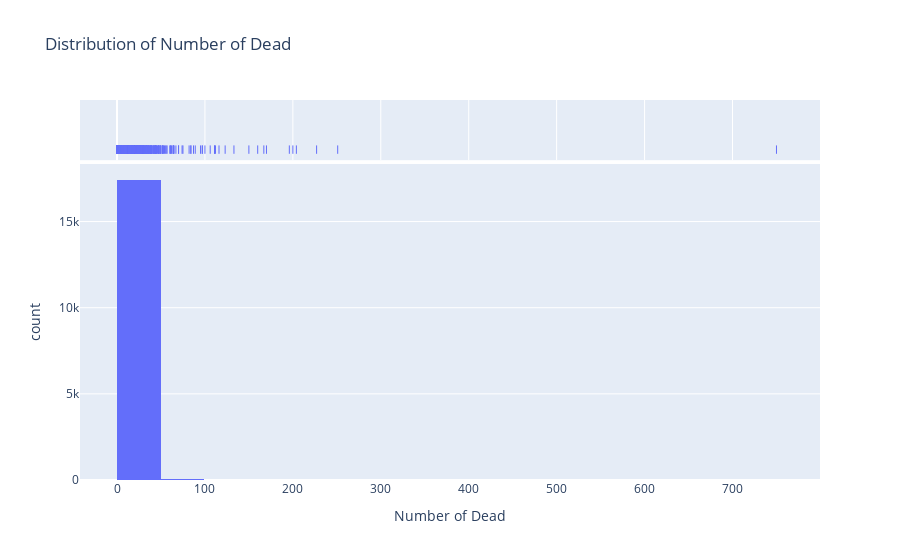

Write notebook code for a chart like this one.
### Code cell
# 3. Histogram (Number of Dead Distribution)
fig_hist_dead = px.histogram(df.to_pandas(), x="Number of Dead", title="Distribution of Number of Dead", marginal='rug', nbins = 30)
fig_hist_dead.show()

### Figure 1 — Plotly figure (JSON) as saved in the notebook; plotly's stock layout.template omitted (floating-point values rounded to 4 significant figures; data arrays with more than 128 entries replaced by an {"elided": "..."} marker saying what was removed)
{"data": [{"alignmentgroup": "True", "bingroup": "x", "hovertemplate": "Number of Dead=%{x}<br>count=%{y}<extra></extra>", "legendgroup": "", "marker": {"color": "#636efa", "pattern": {"shape": ""}}, "name": "", "nbinsx": 30, "offsetgroup": "", "orientation": "v", "showlegend": false, "type": "histogram", "x": {"elided": "17474 int values"}, "xaxis": "x", "yaxis": "y"}, {"alignmentgroup": "True", "boxpoints": "all", "fillcolor": "rgba(255,255,255,0)", "hoveron": "points", "hovertemplate": "Number of Dead=%{x}<extra></extra>", "jitter": 0, "legendgroup": "", "line": {"color": "rgba(255,255,255,0)"}, "marker": {"color": "#636efa", "symbol": "line-ns-open"}, "name": "", "offsetgroup": "", "showlegend": false, "type": "box", "x": {"elided": "17474 int values"}, "xaxis": "x2", "yaxis": "y2"}], "layout": {"autosize": true, "barmode": "relative", "legend": {"tracegroupgap": 0}, "title": {"text": "Distribution of Number of Dead"}, "xaxis": {"anchor": "y", "autorange": true, "domain": [0, 1], "range": [-42.08, 799.5], "title": {"text": "Number of Dead"}, "type": "linear"}, "xaxis2": {"anchor": "y2", "autorange": true, "domain": [0, 1], "matches": "x", "range": [-42.08, 799.5], "showgrid": true, "showticklabels": false, "type": "linear"}, "yaxis": {"anchor": "x", "autorange": true, "domain": [0, 0.8316], "range": [0, 18340], "title": {"text": "count"}}, "yaxis2": {"anchor": "x2", "autorange": true, "domain": [0.8416, 1], "matches": "y2", "range": [-0.6176, 0.5], "showgrid": false, "showline": false, "showticklabels": false, "ticks": "", "type": "category"}}}
